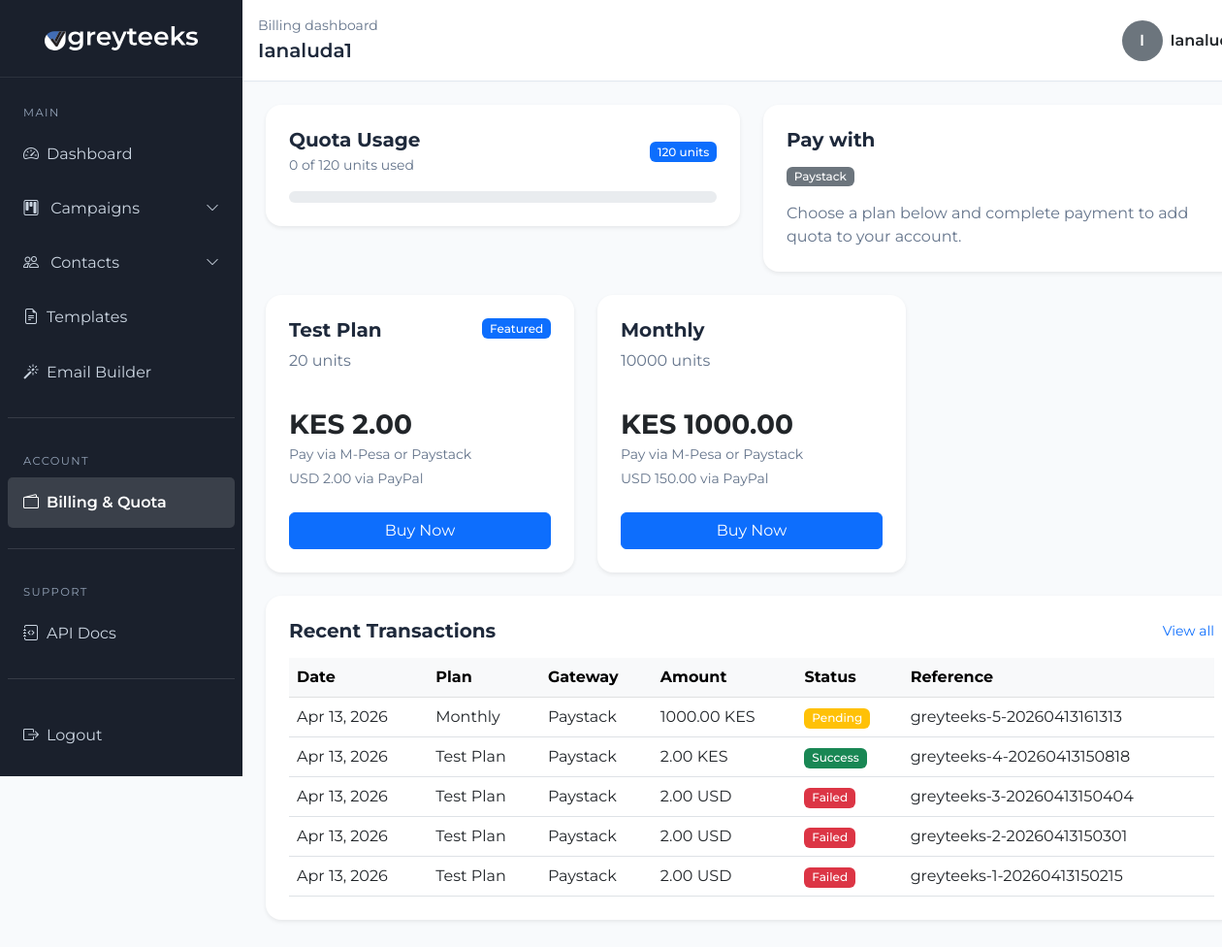
The app's page /billing/ (signed in), older data.
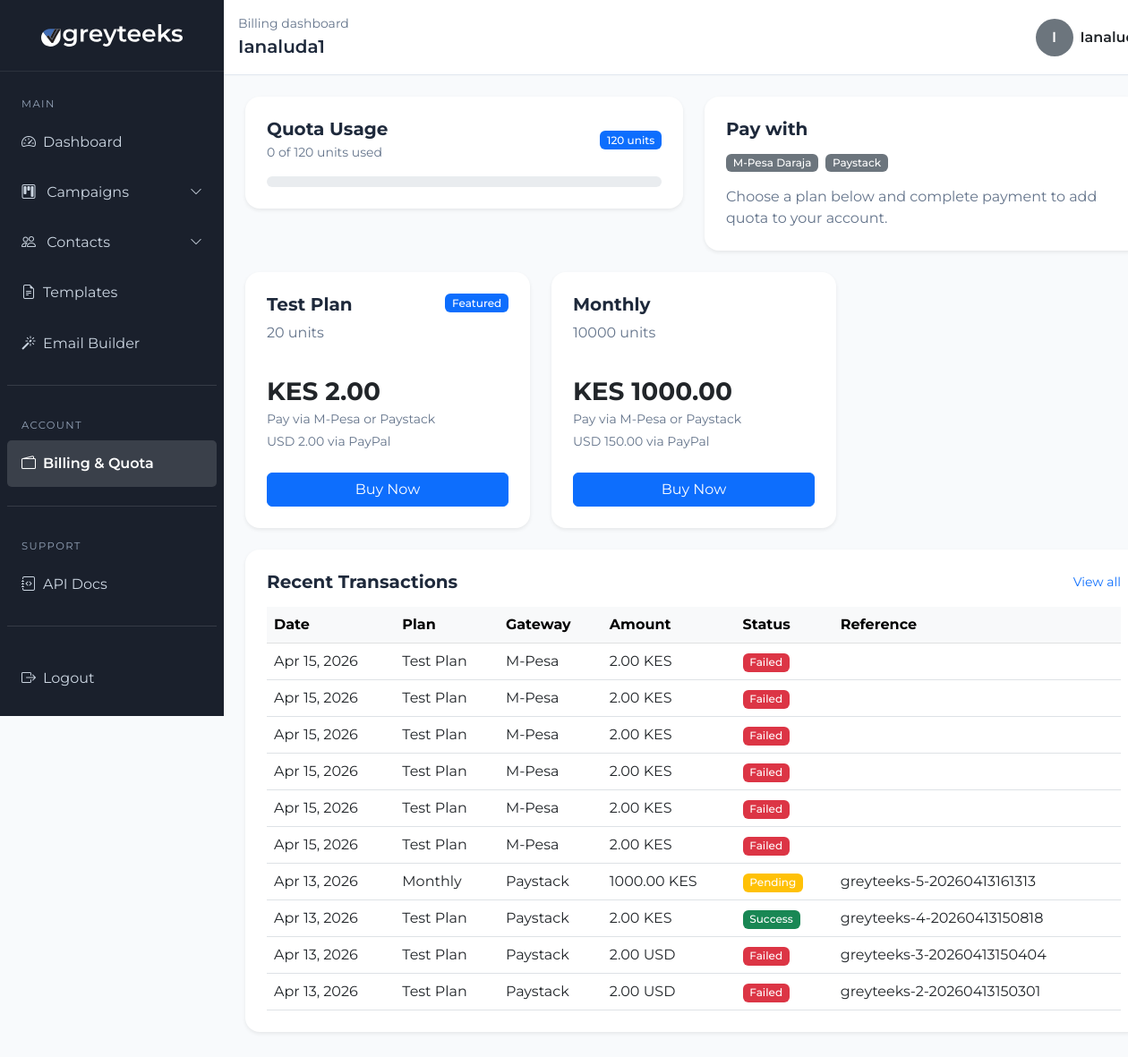
The same page, newer data.
### billing/models.py (models this page shows, shortened)
class PaymentGatewayConfig(models.Model):
    GATEWAY_CHOICES = [
        ('mpesa', 'M-Pesa Daraja'),
        ('paystack', 'Paystack'),
        ('paypal', 'PayPal'),
    ]
    gateway = models.CharField(max_length=20, choices=GATEWAY_CHOICES, unique=True)
    is_active = models.BooleanField(default=False)
    is_sandbox = models.BooleanField(default=True, help_text="Use sandbox/test credentials")
    mpesa_consumer_key = models.CharField(max_length=255, blank=True)
    mpesa_consumer_secret = models.CharField(max_length=255, blank=True)
    mpesa_shortcode = models.CharField(max_length=20, blank=True)
    mpesa_passkey = models.CharField(max_length=255, blank=True)
    mpesa_callback_url = models.URLField(blank=True)
    paystack_public_key = models.CharField(max_length=255, blank=True)
    paystack_secret_key = models.CharField(max_length=255, blank=True)
    paypal_client_id = models.CharField(max_length=255, blank=True)
    paypal_client_secret = models.CharField(max_length=255, blank=True)
    updated_at = models.DateTimeField(auto_now=True)

class PricingPlan(models.Model):
    name = models.CharField(max_length=100)
    units = models.PositiveIntegerField(help_text="Number of message units this plan adds")
    price_kes = models.DecimalField(max_digits=10, decimal_places=2, help_text="Price in KES for M-Pesa")
    price_usd = models.DecimalField(max_digits=10, decimal_places=2, help_text="Price in USD for PayPal/Paystack")
    description = models.TextField(blank=True, default='', help_text="Short description shown on the pricing page")
    is_active = models.BooleanField(default=True)
    is_featured = models.BooleanField(default=False)
    created_at = models.DateTimeField(auto_now_add=True)

class PaymentTransaction(models.Model):
    STATUS_CHOICES = [
        ('pending', 'Pending'),
        ('success', 'Success'),
        ('failed', 'Failed'),
        ('cancelled', 'Cancelled'),
    ]
    GATEWAY_CHOICES = [
        ('mpesa', 'M-Pesa'),
        ('paystack', 'Paystack'),
        ('paypal', 'PayPal'),
    ]
    user = models.ForeignKey(settings.AUTH_USER_MODEL, on_delete=models.CASCADE, related_name='transactions')
    plan = models.ForeignKey(PricingPlan, on_delete=models.SET_NULL, null=True)
    gateway = models.CharField(max_length=20, choices=GATEWAY_CHOICES)
    status = models.CharField(max_length=20, choices=STATUS_CHOICES, default='pending')
    amount = models.DecimalField(max_digits=10, decimal_places=2)
    currency = models.CharField(max_length=10, default='KES')
    units_purchased = models.PositiveIntegerField(default=0)
    gateway_reference = models.CharField(max_length=255, blank=True, help_text="Gateway transaction ID")
    mpesa_checkout_request_id = models.CharField(max_length=255, blank=True)
    mpesa_receipt_number = models.CharField(max_length=100, blank=True)
    paystack_reference = models.CharField(max_length=255, blank=True)
    paypal_order_id = models.CharField(max_length=255, blank=True)
    phone_number = models.CharField(max_length=20, blank=True, help_text="For M-Pesa STK push")
    created_at = models.DateTimeField(auto_now_add=True)
    updated_at = models.DateTimeField(auto_now=True)

### billing/views.py (the view)
# urls.py: path('', views.billing_home, name='billing_home'),
@login_required
def billing_home(request):
    plans = PricingPlan.objects.filter(is_active=True).order_by('price_kes')
    gateways = PaymentGatewayConfig.objects.filter(is_active=True).order_by('gateway')
    user_quota = getattr(request.user, 'quota', None)
    if user_quota is None:
        from accounts.models import UserQuota
        user_quota, _ = UserQuota.objects.get_or_create(user=request.user)
    transactions = PaymentTransaction.objects.filter(user=request.user).order_by('-created_at')[:10]
    used_units = user_quota.units_used or 0
    max_units = user_quota.max_units or 0
    quota_percent = 0
    if max_units > 0:
        quota_percent = min(100, int(round((used_units / max_units) * 100)))
    context = {
        'plans': plans,
        'gateways': gateways,
        'user_quota': user_quota,
        'transactions': transactions,
        'quota_percent': quota_percent,
    }
    return render(request, 'billing/billing_home.html', context)

### templates/billing/billing_home.html (shortened to what the changed rows need)
{% load static %}
<!DOCTYPE html>
<html lang="en">
<head>
    <link href="https://cdn.jsdelivr.net/npm/bootstrap@5.3.0/dist/css/bootstrap.min.css" rel="stylesheet">
    <link rel="stylesheet" href="https://cdn.jsdelivr.net/npm/bootstrap-icons@1.11.3/font/bootstrap-icons.min.css">
    <link rel="stylesheet" href="{% static 'css/dashboard.css' %}">
</head>
<body>
    <div class="container-fluid">
        <div class="row">
            <main class="col-md-10 p-0">
                <div class="dashboard-content p-4">
                    <div class="row g-4 mb-4">
                        <div class="col-md-6">
                            <div class="card border-0 shadow-sm p-4 rounded-4">
                                <div class="d-flex gap-2 flex-wrap">
                                    {% for gateway in gateways %}
                                        <span class="badge bg-secondary text-white text-capitalize">{{ gateway.get_gateway_display }}</span>
                                    {% empty %}
                                        <span class="text-muted">No active payment methods.</span>
                                    {% endfor %}
                                </div>
                            </div>
                        </div>
                    </div>
                    <div class="row g-4 mb-4">
                        {% for plan in plans %}
                            <div class="col-lg-4">
                                <div class="card border-0 shadow-sm p-4 rounded-4 h-100">
                                    <div class="d-flex justify-content-between align-items-start">
                                        <div>
                                            <h5 class="fw-bold">{{ plan.name }}</h5>
                                            <p class="text-muted mb-2">{{ plan.units }} units</p>
                                        </div>
                                        {% if plan.is_featured %}
                                            <span class="badge bg-primary">Featured</span>
                                        {% endif %}
                                    </div>
                                    <div class="py-4">
                                        <div class="fs-3 fw-bold">KES {{ plan.price_kes }}</div>
                                        <div class="text-muted small">Pay via M-Pesa or Paystack</div>
                                        <div class="text-muted small mt-1">USD {{ plan.price_usd }} via PayPal</div>
                                    </div>
                                    <button type="button" class="btn btn-primary w-100 select-plan-btn" data-plan-id="{{ plan.id }}" data-plan-name="{{ plan.name }}" data-plan-kes="{{ plan.price_kes }}" data-plan-usd="{{ plan.price_usd }}">
                                        Buy Now
                                    </button>
                                </div>
                            </div>
                        {% empty %}
                            <div class="col-12">
                                <div class="alert alert-secondary">No pricing plans are available.</div>
                            </div>
                        {% endfor %}
                    </div>
                    <div class="card border-0 shadow-sm rounded-4 p-4 mb-4">
                        <div class="table-responsive">
                            <table class="table table-hover align-middle mb-0">
                                <thead class="table-light">
                                    <tr>
                                        <th>Date</th>
                                        <th>Plan</th>
                                        <th>Gateway</th>
                                        <th>Amount</th>
                                        <th>Status</th>
                                        <th>Reference</th>
                                    </tr>
                                </thead>
                                <tbody>
                                    {% for txn in transactions %}
                                        <tr>
                                            <td>{{ txn.created_at|date:"M d, Y" }}</td>
                                            <td>{{ txn.plan.name }}</td>
                                            <td>{{ txn.get_gateway_display }}</td>
                                            <td>{{ txn.amount }} {{ txn.currency }}</td>
                                            <td>
                                                <span class="badge {% if txn.status == 'success' %}bg-success{% elif txn.status == 'pending' %}bg-warning{% elif txn.status == 'failed' %}bg-danger{% else %}bg-secondary{% endif %}">
                                                    {{ txn.get_status_display }}
                                                </span>
                                            </td>
                                            <td>{{ txn.gateway_reference|default:txn.paystack_reference|default:txn.paypal_order_id|default:txn.mpesa_receipt_number }}</td>
                                        </tr>
                                    {% empty %}
                                        <tr>
                                            <td colspan="6" class="text-center text-muted py-4">No transactions yet.</td>
                                        </tr>
                                    {% endfor %}
                                </tbody>
                            </table>
                        </div>
                    </div>
                </div>
            </main>
        </div>
    </div>
</body>
</html>

Row changes from the older to the newer data that the page shows:
no longer on this page (row unchanged): PaymentTransaction: created_at "Apr 13, 2026", plan.name "Test Plan", gateway "Paystack", amount "2.00", currency "USD", status "Failed", gateway_reference "greyteeks-1-20260413150215"
now on this page (row edited): PaymentGatewayConfig: gateway "M-Pesa Daraja"
added PaymentTransaction: created_at "Apr 15, 2026", plan.name "Test Plan", gateway "M-Pesa", amount "2.00", currency "KES", status "Failed"
added PaymentTransaction: created_at "Apr 15, 2026", plan.name "Test Plan", gateway "M-Pesa", amount "2.00", currency "KES", status "Failed"
added PaymentTransaction: created_at "Apr 15, 2026", plan.name "Test Plan", gateway "M-Pesa", amount "2.00", currency "KES", status "Failed"
added PaymentTransaction: created_at "Apr 15, 2026", plan.name "Test Plan", gateway "M-Pesa", amount "2.00", currency "KES", status "Failed"
added PaymentTransaction: created_at "Apr 15, 2026", plan.name "Test Plan", gateway "M-Pesa", amount "2.00", currency "KES", status "Failed"
added PaymentTransaction: created_at "Apr 15, 2026", plan.name "Test Plan", gateway "M-Pesa", amount "2.00", currency "KES", status "Failed"
